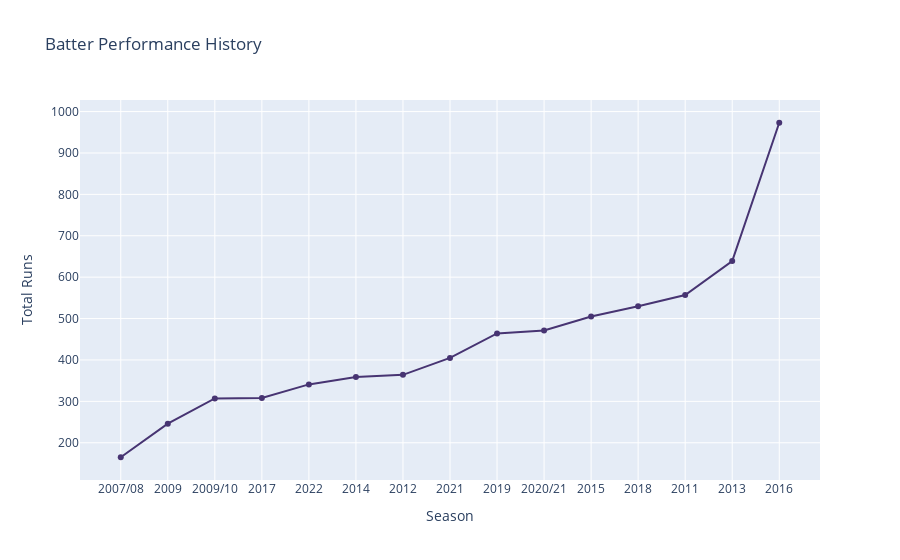

Notebook cell for this chart:
### Markdown cell above
Now, plotting the Line Chart.

### Code cell
line_trace = go.Scatter(x=batter_performance_df['Season'],
                           y=batter_performance_df['batsman_run'],
                           marker={'color' : '#473472'})
data = [line_trace]
layout = go.Layout(title='Batter Performance History',
                   xaxis={'title' : 'Season'},
                   yaxis={'title' : 'Total Runs'})
fig = go.Figure(data=data, layout=layout)
fig.show()

### Figure 1 — Plotly figure (JSON) as saved in the notebook; plotly's stock layout.template omitted (floating-point values rounded to 4 significant figures)
{"data": [{"marker": {"color": "#473472"}, "type": "scatter", "x": ["2007/08", "2009", "2009/10", "2017", "2022", "2014", "2012", "2021", "2019", "2020/21", "2015", "2018", "2011", "2013", "2016"], "y": [165, 246, 307, 308, 341, 359, 364, 405, 464, 471, 505, 530, 557, 639, 973]}], "layout": {"title": {"text": "Batter Performance History"}, "xaxis": {"title": {"text": "Season"}}, "yaxis": {"title": {"text": "Total Runs"}}}}
